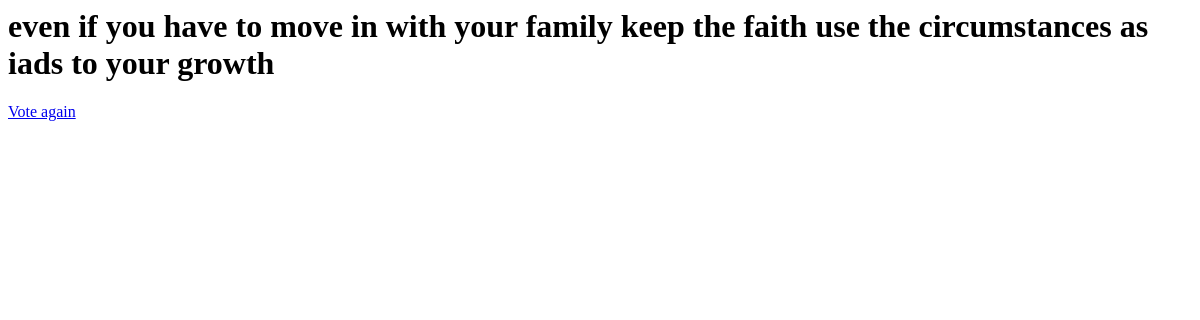
The app's page /polls/4/results/, older data.
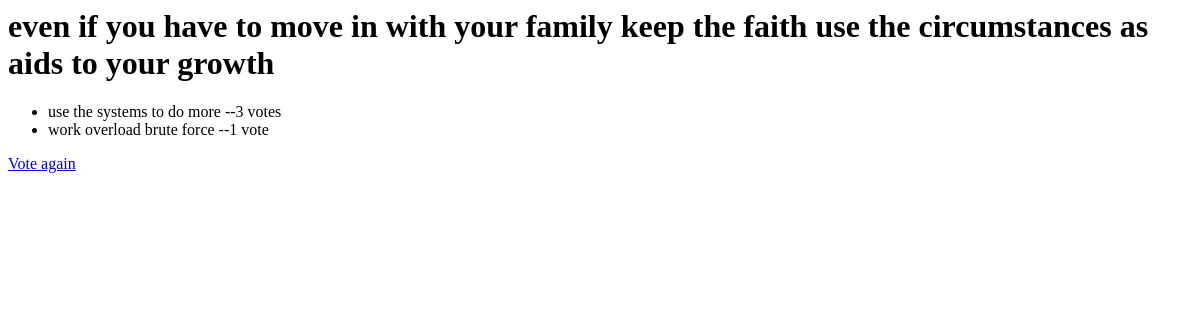
The same page, newer data.
### pollsApp1/models.py (models this page shows, shortened)
class Question(models.Model):
    question_text = models.CharField(max_length=200)
    pub_date = models.DateTimeField('date published') # the time setting is UTC it needs to be chnaged to show gmt +2 in the settings.py fileee

class Choice(models.Model):
    question = models.ForeignKey(Question, on_delete=models.CASCADE)
    choice_text = models.CharField(max_length=200)
    votes = models.IntegerField(default=0)

### pollsApp1/views.py (the view)
# urls.py: path('<int:question_id>/results/', views.results, name='results'),
def results(request, question_id):
    question = get_object_or_404(Question, pk=question_id)
    return render(request, 'polls/result.html', {'question':question} )

### pollsApp1/templates/polls/result.html
<h1>{{question.question_text}}</h1>
<ul>
{% for choice in question.choice_set.all %}
    <li>{{choice.choice_text}} --{{choice.votes}} vote{{choice.votes|pluralize}}</li>
{% endfor %}
</ul>
<a href="{% url 'polls:detail' question.id %}">Vote again</a>

Row changes from the older to the newer data that the page shows:
changed Question: question_text "even if you have to move in with your family keep the faith use the circumstances as iads to your growth" → "even if you have to move in with your family keep the faith use the circumstances as aids to your growth"
added Choice: choice_text "use the systems to do more", votes "3"
added Choice: choice_text "work overload brute force", votes "1"
